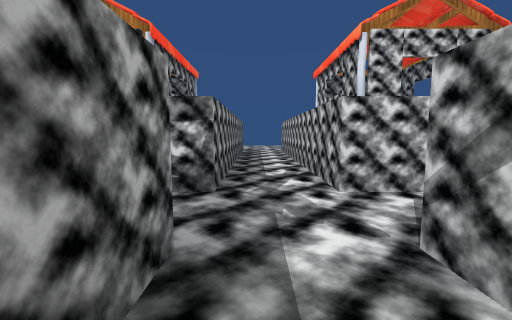
[1] (above)

22 first-person views from a walk through a scene from a Unity 3-D project. The camera is 1.4 m above the floor, tilts 6° down and sees 90° across. The floor is counted in squares, 2 m on a side. Each view is taken from the middle of a square. On the plan, view 1 faces up. The plan holds only what a view shows up to about 9 squares ahead; the rest is blank. The place goes on beyond the plan. Some animated figures are left out. Some surface patterns are stand-ins.

[2]
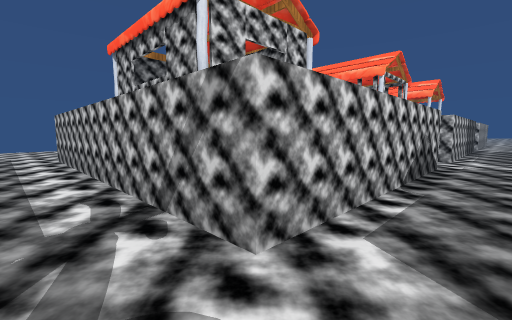

[3]
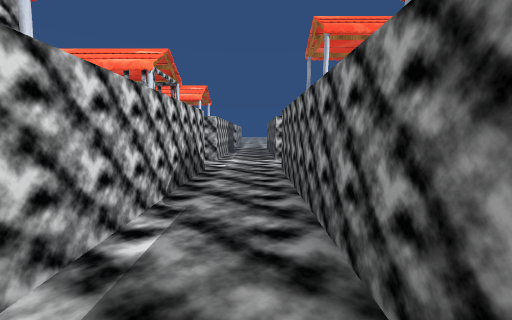

[4]
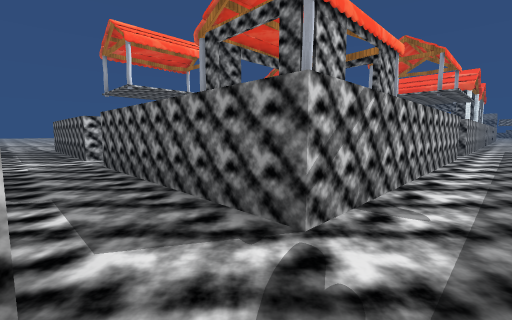

[5]
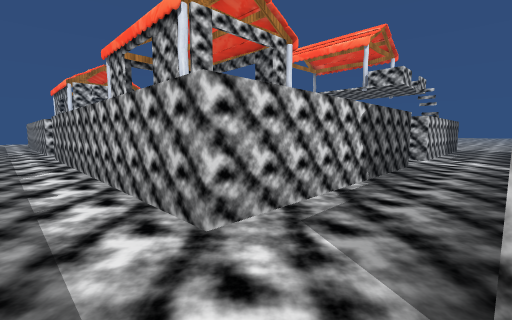

[6]
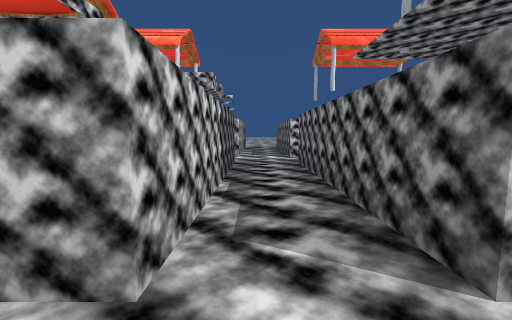

[7]
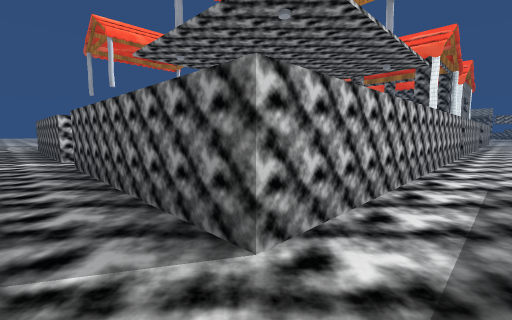

[8]
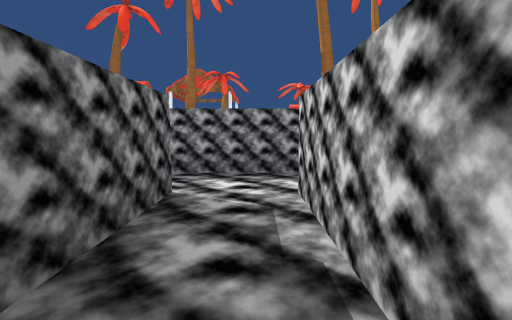

[9]
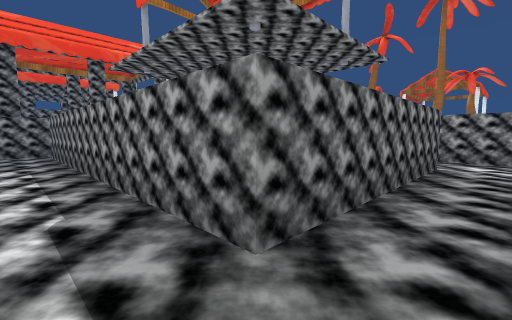

[10]
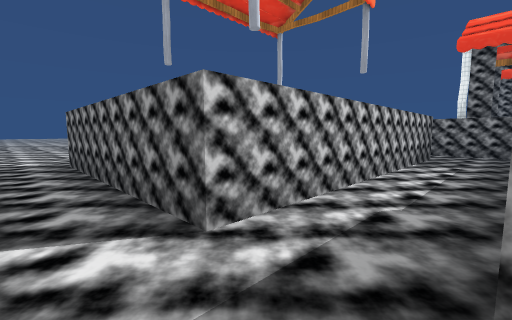

[11]
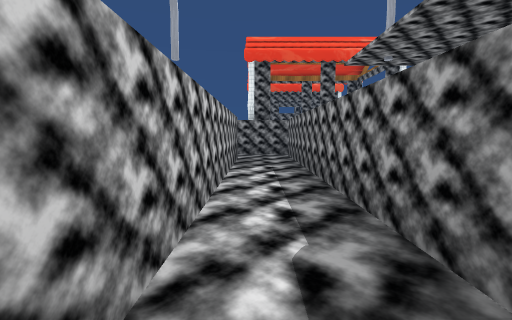

[12]
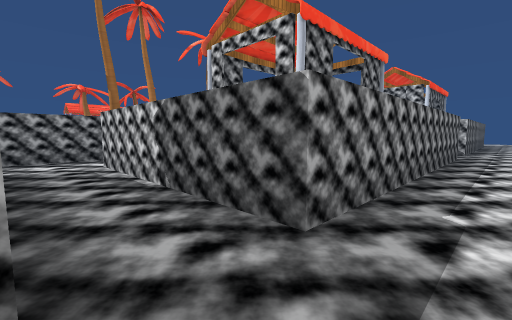

[13]
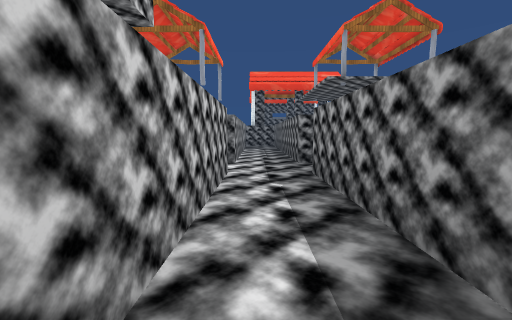

[14]
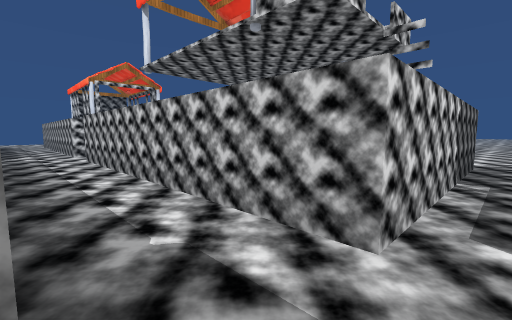

[15]
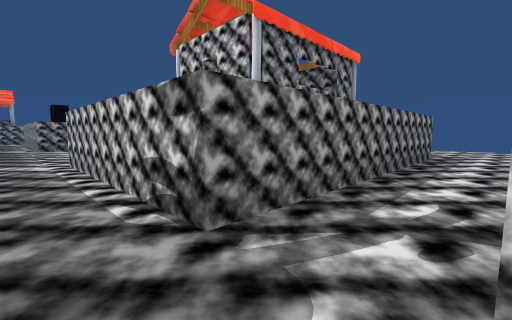

[16]
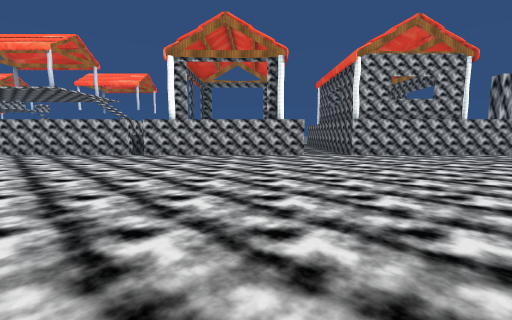

[17]
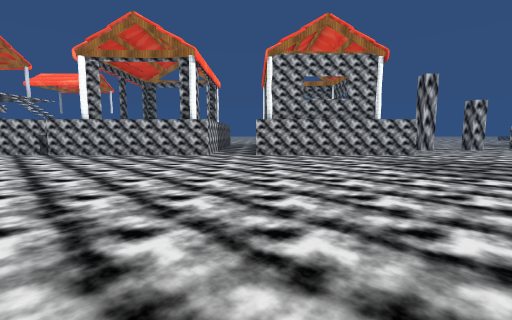

[18]
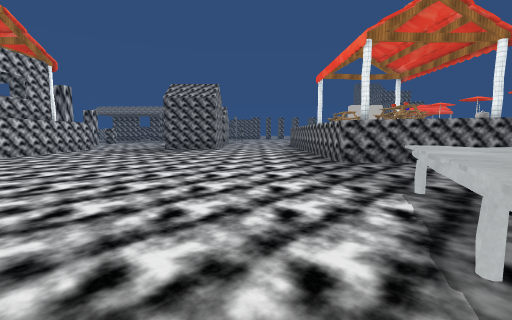

[19]
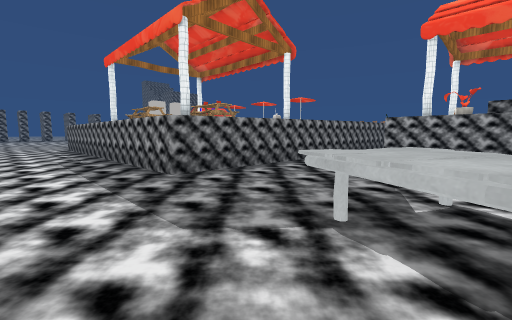

[20]
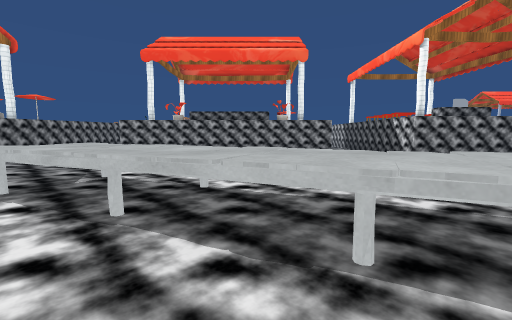

[21]
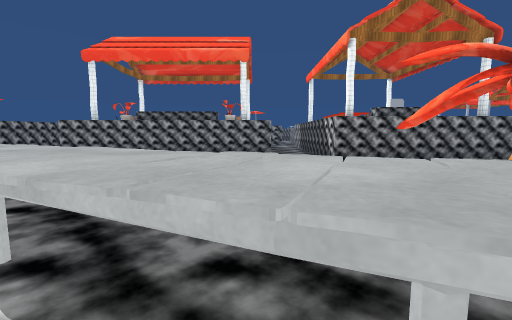

[22]
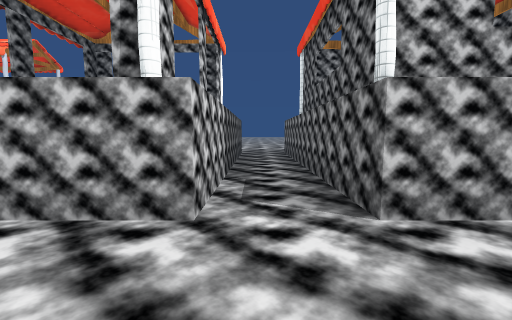

### Floor plan
Key: @ floor where view 1 was taken; # wall or solid block; . floor; ^ raised ledge; T tree.
Columns run from 15 left of view 1 to 11 right of it. Each row starts with its distance up from view 1.
 14                ..
 13               ...
 12               ...
 11               ...
 10               #.#
  9               #.#
  8               #.#
  7               #.#
  6               #.#
  5               #.#    #.#
  4               #.#    #.#
  3     ......#####.######.####
  2     .......................
  1               #.######.####
  0                @#    #.#
 -1                .#    #.#
 -2                .#    #.#
 -3                .#    #.#
 -4                .#    #.#
 -5               #.######.####
 -6               #............
 -7    #          #.######.####
 -8    #          #.#    #.#
 -9    #           .#    #.#
-10    #   TT      .#    #.#
-11    #   T       .#    #.#
-12  ###    ^      .#    #.#
-13  .      .^^   ..#    #.#
-14  #     .^^.  ...#    #.#
-15  #     .^^  ....##   #..
-16  #    .^^.......#    ###
-17  #    .^^.......#
-18  #    ^^........#
-19  #   .^^........#
-20  #   ...........########
-21     ....................
-22 ########........########
-23        #........#
-24        #........#
-25        #........#

Positions as (right, up) in squares from view 1, and headings:
1: (0, 0), facing up
2: (0, 2), facing up-right
3: (1, 2), facing right
4: (0, 3), facing down-right
5: (0, -7), facing up-right
6: (0, -6), facing right
7: (0, -6), facing down-right
8: (4, -6), facing left
9: (7, -6), facing down-left
10: (6, -6), facing down-right
11: (7, -7), facing down
12: (7, -7), facing up-left
13: (7, -1), facing down
14: (6, -6), facing up-right
15: (1, 2), facing up-left
16: (-7, -19), facing right
17: (-7, -22), facing right
18: (-6, -16), facing down
19: (-6, -18), facing down-left
20: (-5, -16), facing left
21: (-5, -14), facing left
22: (-1, -21), facing right
